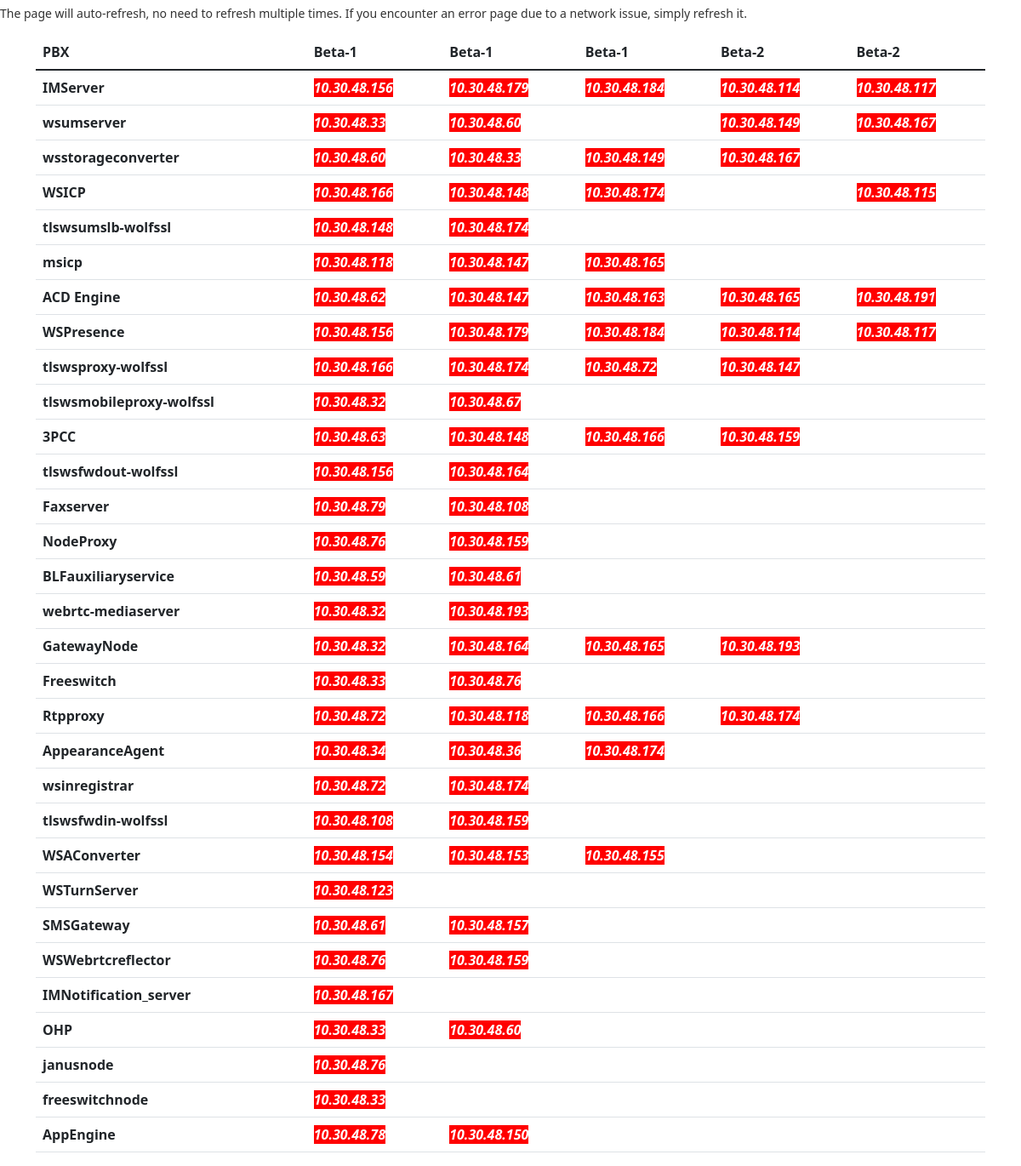
Page /pbx on the committed database.
### Home/models.py (models this page shows, shortened)
class WebBeta2(models.Model):
    service_name = models.CharField(max_length=200)
    ip1 = models.CharField(max_length=200,blank=True)
    ip2 = models.CharField(max_length=200,blank=True)
    ip3 = models.CharField(max_length=200,blank=True)
    ip4 = models.CharField(max_length=200,blank=True)
    ip5 = models.CharField(max_length=200,blank=True)

### Home/views.py (the view)
# urls.py: path("pbx", views.pbx, name='pbx' ),
def pbx(request):
    print("++++++++++++++++++++++++++++++++++++++++++++++++++++++++++++++++++++++")
    WebB1 = WebBeta2.objects.all().values()
    i = 0
    data = []
    for row in WebB1:
        while i < len(WebB1):
            tmp = list((WebB1[i]).values())
            i = i + 1
            data.append(tmp)
    counter1 = 0    #  number of object /service in WebB1
    service_status = []
    service_status_ip = []
    service_status_name = []
    for x in data:
        while counter1 < len(data):
            service_name = data[counter1][1]
            service_ip = data[counter1][2:]
            counter1 = counter1 + 1
            if (service_ip[0] != '' ):
                serviceurl1 = UrlReturn(service_name, service_ip[0])
                res1 = webnagios(serviceurl1)
            else:
                res1 = 'Absent'
            if (service_ip[1] != '' ):
                serviceurl2 = UrlReturn(service_name, service_ip[1])
                res2 = webnagios(serviceurl2)
            else:
                res2 = 'Absent'
            if (service_ip[2] != '' ):
                serviceurl3 = UrlReturn(service_name, service_ip[2])
                res3 = webnagios(serviceurl3)
            else:
                res3 = 'Absent'
            if (service_ip[3] != '' ):
                serviceurl4 = UrlReturn(service_name, service_ip[3])
                res4 = webnagios(serviceurl4)
            else:
                res4 = 'no'
            if (service_ip[4] != '' ):
                serviceurl5 = UrlReturn(service_name, service_ip[4])
                res5 = webnagios(serviceurl5)
            else:
                res5 = 'no'
            service_status.append(res1)
            service_status_ip.append(service_ip[0])
            service_status_name.append(service_name)
            service_status.append(res2)
            service_status_ip.append(service_ip[1])
            service_status_name.append(service_name)
            service_status.append(res3)
            service_status_ip.append(service_ip[2])
            service_status_name.append(service_name)
            service_status.append(res4)
            service_status_ip.append(service_ip[3])
            service_status_name.append(service_name)
            service_status.append(res5)
            service_status_ip.append(service_ip[4])
            service_status_name.append(service_name)
    op =  zip(service_status_name, service_status_ip, service_status)
    print(op)
    cc = list(op)
    lengthofservice = len(WebB1)
    finalpass = np.reshape(cc,(lengthofservice,5,3))
    context = {
        'data':data,
        'service_status':service_status,
        'service_status_ip':service_status_ip,
        'service_status_name':service_status_name,
        'WebB1':WebB1,
        'aaaa' : op,
        'finalpass' : finalpass,
    }
    return render(request, 'pbx.html',context)

### Home/views.py (called while the page is built)
def webnagios(passing_url):
    try:
        request_url = passing_url
        username = 'nagiosadmin'
        password = 'Nagios@beta'
        session = requests.Session()
        request = session.get(request_url, auth=HTTPBasicAuth(username, password), verify=False)
        request.raise_for_status()  # Raise an exception for 4xx and 5xx status codes
        data_json = json.loads(request.text)
        plugin_output = data_json['data']['service']['plugin_output']
        sub_str = "OK"
        sub_str1 = "ok"
        if (plugin_output.lower().find(sub_str.lower()) != -1) or (plugin_output.lower().find(sub_str1.lower()) != -1):
            return "Running"
        else:
            return "Not Running"
    except RequestException as e:
        return f"Error: {e}"
    except (KeyError, json.JSONDecodeError) as e:
        return f"Error parsing JSON response: {e}"

def UrlReturn(service_name,instance_ip):
    return("http://nagios.beta-wspbx.com/nagios/cgi-bin/statusjson.cgi?query=service&hostname=" + instance_ip + "&servicedescription=" + service_name)

### Home/templates/pbx.html (shortened to what this page needs)
{% extends 'base1.html' %}
{% block body %}
<div class='container'>
  <table class="table">
    <thead class="thead-dark">
      <tr>
        <th scope="col">PBX</th>
        <th scope="col">Beta-1</th>
        <th scope="col">Beta-1</th>
        <th scope="col">Beta-1</th>
        <th scope="col">Beta-2</th>
        <th scope="col">Beta-2</th>
      </tr>
    </thead>
    <tbody>
      {% for opp in finalpass %}
      <tr>
        <th scope="row">{{opp.0.0}}</th>
          {% for i in opp %}
              <td>
                {% if i.2 == 'Running'%}
                <div class="ser_run">{{ i.1 }} </div>
                {% else %}
                <div class="ser_nrun">{{ i.1 }} </div>
                {% endif %}
              </td>
          {% endfor %}
        </tr>
        {% endfor %}
    </tbody>
  </table>
</div>
{% endblock body %}

### rows in the picture
WebBeta2: service_name "IMServer", i "10.30.48.156" "10.30.48.179" "10.30.48.184" "10.30.48.114" "10.30.48.117"
WebBeta2: service_name "wsumserver", i "10.30.48.33" "10.30.48.60" "10.30.48.149" "10.30.48.167"
WebBeta2: service_name "wsstorageconverter", i "10.30.48.60" "10.30.48.33" "10.30.48.149" "10.30.48.167"
WebBeta2: service_name "WSICP", i "10.30.48.166" "10.30.48.148" "10.30.48.174" "10.30.48.115"
WebBeta2: service_name "tlswsumslb-wolfssl", i "10.30.48.148" "10.30.48.174"
WebBeta2: service_name "msicp", i "10.30.48.118" "10.30.48.147" "10.30.48.165"
WebBeta2: service_name "ACD Engine", i "10.30.48.62" "10.30.48.147" "10.30.48.163" "10.30.48.165" "10.30.48.191"
WebBeta2: service_name "WSPresence", i "10.30.48.156" "10.30.48.179" "10.30.48.184" "10.30.48.114" "10.30.48.117"
WebBeta2: service_name "tlswsproxy-wolfssl", i "10.30.48.166" "10.30.48.174" "10.30.48.72" "10.30.48.147"
WebBeta2: service_name "tlswsmobileproxy-wolfssl", i "10.30.48.32" "10.30.48.67"
WebBeta2: service_name "3PCC", i "10.30.48.63" "10.30.48.148" "10.30.48.166" "10.30.48.159"
WebBeta2: service_name "tlswsfwdout-wolfssl", i "10.30.48.156" "10.30.48.164"
WebBeta2: service_name "Faxserver", i "10.30.48.79" "10.30.48.108"
WebBeta2: service_name "NodeProxy", i "10.30.48.76" "10.30.48.159"
WebBeta2: service_name "BLFauxiliaryservice", i "10.30.48.59" "10.30.48.61"
WebBeta2: service_name "webrtc-mediaserver", i "10.30.48.32" "10.30.48.193"
WebBeta2: service_name "GatewayNode", i "10.30.48.32" "10.30.48.164" "10.30.48.165" "10.30.48.193"
WebBeta2: service_name "Freeswitch", i "10.30.48.33" "10.30.48.76"
WebBeta2: service_name "Rtpproxy", i "10.30.48.72" "10.30.48.118" "10.30.48.166" "10.30.48.174"
WebBeta2: service_name "AppearanceAgent", i "10.30.48.34" "10.30.48.36" "10.30.48.174"
WebBeta2: service_name "wsinregistrar", i "10.30.48.72" "10.30.48.174"
WebBeta2: service_name "tlswsfwdin-wolfssl", i "10.30.48.108" "10.30.48.159"
WebBeta2: service_name "WSAConverter", i "10.30.48.154" "10.30.48.153" "10.30.48.155"
WebBeta2: service_name "WSTurnServer", i "10.30.48.123"
WebBeta2: service_name "SMSGateway", i "10.30.48.61" "10.30.48.157"
WebBeta2: service_name "WSWebrtcreflector", i "10.30.48.76" "10.30.48.159"
WebBeta2: service_name "IMNotification_server", i "10.30.48.167"
WebBeta2: service_name "OHP", i "10.30.48.33" "10.30.48.60"
WebBeta2: service_name "janusnode", i "10.30.48.76"
WebBeta2: service_name "freeswitchnode", i "10.30.48.33"
WebBeta2: service_name "AppEngine", i "10.30.48.78" "10.30.48.150"
